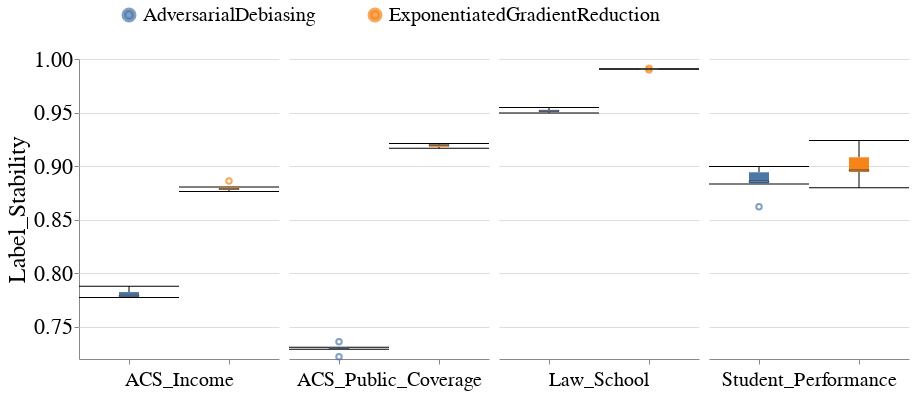

Notebook source saved alongside this figure:
### Code cell
create_dataset_box_plots_for_diff_interventions(all_subgroup_metrics_df,
                                                model_type='In-processing',
                                                metric_name='Label_Stability',
                                                vals_to_replace=vals_to_replace)

### Figure 1 — Vega-Lite specification as saved in the notebook (floating-point values rounded to 4 significant figures)
{"config": {"view": {"continuousWidth": 400, "continuousHeight": 300, "stroke": null}, "axis": {"labelFontSize": 22, "labelFontWeight": "normal", "titleFontSize": 24, "titleFontWeight": "normal"}, "facet": {"spacing": 10}, "header": {"labelFontSize": 20, "labelOrient": "bottom", "labelPadding": 5, "titleFontSize": 20}, "legend": {"columns": 5, "direction": "horizontal", "labelFontSize": 20, "labelLimit": 400, "orient": "top", "symbolOffset": 40, "symbolStrokeWidth": 5, "titleAnchor": "middle", "titleFontSize": 22, "titleLimit": 300}, "title": {"fontSize": 20}}, "data": {"name": "data-27f9c772a748a5e9fb8a9c289ff772be"}, "mark": {"type": "boxplot", "median": {"stroke": "black", "strokeWidth": 0.7}, "size": 20, "ticks": true}, "encoding": {"color": {"field": "Fairness_Intervention", "sort": ["Baseline", "LFR", "DIR", "AdversarialDebiasing", "ExponentiatedGradientReduction", "EqOddsPostprocessing", "ROC"], "title": null, "type": "nominal"}, "column": {"field": "Dataset_Name", "sort": ["Folktables_GA_2018_Income", "Folktables_CA_2018_Public_CoverageLaw_School", "Student_Performance_Por"], "title": null, "type": "nominal"}, "x": {"axis": {"labels": false}, "field": "Fairness_Intervention", "sort": ["Baseline", "LFR", "DIR", "AdversarialDebiasing", "ExponentiatedGradientReduction", "EqOddsPostprocessing", "ROC"], "title": null, "type": "nominal"}, "y": {"field": "Metric_Value", "scale": {"nice": true, "zero": false}, "title": "Label_Stability", "type": "quantitative"}}, "resolve": {"scale": {"x": "independent"}}, "width": 200, "$schema": "https://vega.github.io/schema/vega-lite/v4.17.0.json", "datasets": {"data-27f9c772a748a5e9fb8a9c289ff772be": [{"Metric": "Label_Stability", "Model_Name": "In-processing", "Dataset_Name": "ACS_Income", "Num_Estimators": 200, "Record_Create_Date_Time": "2024-01-09T05:27:00.532000", "Session_Uuid": "bbba3cc4-760b-4e93-bb97-3a2077202cce", "Experiment_Iteration": "Exp_iter_2", "Dataset_Split_Seed": 200, "Fair_Intervention_Params_Lst": "['debiased_classifier']", "Intervention_Param": "debiased_classifier", "Subgroup": "overall", "Metric_Value": 0.7835, "Fairness_Intervention": "AdversarialDebiasing"}, {"Metric": "Label_Stability", "Model_Name": "In-processing", "Dataset_Name": "ACS_Income", "Num_Estimators": 200, "Record_Create_Date_Time": "2024-01-09T05:31:31.315000", "Session_Uuid": "bbba3cc4-760b-4e93-bb97-3a2077202cce", "Experiment_Iteration": "Exp_iter_5", "Dataset_Split_Seed": 500, "Fair_Intervention_Params_Lst": "['debiased_classifier']", "Intervention_Param": "debiased_classifier", "Subgroup": "overall", "Metric_Value": 0.7774, "Fairness_Intervention": "AdversarialDebiasing"}, {"Metric": "Label_Stability", "Model_Name": "In-processing", "Dataset_Name": "ACS_Income", "Num_Estimators": 200, "Record_Create_Date_Time": "2024-01-09T05:32:46.889000", "Session_Uuid": "bbba3cc4-760b-4e93-bb97-3a2077202cce", "Experiment_Iteration": "Exp_iter_6", "Dataset_Split_Seed": 600, "Fair_Intervention_Params_Lst": "['debiased_classifier']", "Intervention_Param": "debiased_classifier", "Subgroup": "overall", "Metric_Value": 0.7785, "Fairness_Intervention": "AdversarialDebiasing"}, {"Metric": "Label_Stability", "Model_Name": "In-processing", "Dataset_Name": "ACS_Income", "Num_Estimators": 200, "Record_Create_Date_Time": "2024-01-09T05:52:13.722000", "Session_Uuid": "bbba3cc4-760b-4e93-bb97-3a2077202cce", "Experiment_Iteration": "Exp_iter_3", "Dataset_Split_Seed": 300, "Fair_Intervention_Params_Lst": "['debiased_classifier']", "Intervention_Param": "debiased_classifier", "Subgroup": "overall", "Metric_Value": 0.7878, "Fairness_Intervention": "AdversarialDebiasing"}, {"Metric": "Label_Stability", "Model_Name": "In-processing", "Dataset_Name": "ACS_Income", "Num_Estimators": 200, "Record_Create_Date_Time": "2024-01-09T05:53:39.321000", "Session_Uuid": "bbba3cc4-760b-4e93-bb97-3a2077202cce", "Experiment_Iteration": "Exp_iter_4", "Dataset_Split_Seed": 400, "Fair_Intervention_Params_Lst": "['debiased_classifier']", "Intervention_Param": "debiased_classifier", "Subgroup": "overall", "Metric_Value": 0.7794, "Fairness_Intervention": "AdversarialDebiasing"}, {"Metric": "Label_Stability", "Model_Name": "In-processing", "Dataset_Name": "ACS_Income", "Num_Estimators": 200, "Record_Create_Date_Time": "2024-01-09T05:55:25.477000", "Session_Uuid": "bbba3cc4-760b-4e93-bb97-3a2077202cce", "Experiment_Iteration": "Exp_iter_1", "Dataset_Split_Seed": 100, "Fair_Intervention_Params_Lst": "['debiased_classifier']", "Intervention_Param": "debiased_classifier", "Subgroup": "overall", "Metric_Value": 0.7778, "Fairness_Intervention": "AdversarialDebiasing"}, {"Metric": "Label_Stability", "Model_Name": "In-processing", "Dataset_Name": "ACS_Income", "Num_Estimators": 200, "Record_Create_Date_Time": "2024-01-10T01:55:19.348000", "Session_Uuid": "9c5d2ffc-834e-4a7d-abc0-49dd26950c6d", "Experiment_Iteration": "Exp_iter_1", "Dataset_Split_Seed": 100, "Fair_Intervention_Params_Lst": "['DemographicParity']", "Intervention_Param": "DemographicParity", "Subgroup": "overall", "Metric_Value": 0.8782, "Fairness_Intervention": "ExponentiatedGradientReduction"}, {"Metric": "Label_Stability", "Model_Name": "In-processing", "Dataset_Name": "ACS_Income", "Num_Estimators": 200, "Record_Create_Date_Time": "2024-01-10T01:56:33.594000", "Session_Uuid": "9c5d2ffc-834e-4a7d-abc0-49dd26950c6d", "Experiment_Iteration": "Exp_iter_2", "Dataset_Split_Seed": 200, "Fair_Intervention_Params_Lst": "['DemographicParity']", "Intervention_Param": "DemographicParity", "Subgroup": "overall", "Metric_Value": 0.8778, "Fairness_Intervention": "ExponentiatedGradientReduction"}, {"Metric": "Label_Stability", "Model_Name": "In-processing", "Dataset_Name": "ACS_Income", "Num_Estimators": 200, "Record_Create_Date_Time": "2024-01-10T01:57:19.735000", "Session_Uuid": "9c5d2ffc-834e-4a7d-abc0-49dd26950c6d", "Experiment_Iteration": "Exp_iter_5", "Dataset_Split_Seed": 500, "Fair_Intervention_Params_Lst": "['DemographicParity']", "Intervention_Param": "DemographicParity", "Subgroup": "overall", "Metric_Value": 0.8764, "Fairness_Intervention": "ExponentiatedGradientReduction"}, {"Metric": "Label_Stability", "Model_Name": "In-processing", "Dataset_Name": "ACS_Income", "Num_Estimators": 200, "Record_Create_Date_Time": "2024-01-10T01:57:22.740000", "Session_Uuid": "9c5d2ffc-834e-4a7d-abc0-49dd26950c6d", "Experiment_Iteration": "Exp_iter_3", "Dataset_Split_Seed": 300, "Fair_Intervention_Params_Lst": "['DemographicParity']", "Intervention_Param": "DemographicParity", "Subgroup": "overall", "Metric_Value": 0.8805, "Fairness_Intervention": "ExponentiatedGradientReduction"}, {"Metric": "Label_Stability", "Model_Name": "In-processing", "Dataset_Name": "ACS_Income", "Num_Estimators": 200, "Record_Create_Date_Time": "2024-01-10T01:58:03.236000", "Session_Uuid": "9c5d2ffc-834e-4a7d-abc0-49dd26950c6d", "Experiment_Iteration": "Exp_iter_6", "Dataset_Split_Seed": 600, "Fair_Intervention_Params_Lst": "['DemographicParity']", "Intervention_Param": "DemographicParity", "Subgroup": "overall", "Metric_Value": 0.8793, "Fairness_Intervention": "ExponentiatedGradientReduction"}, {"Metric": "Label_Stability", "Model_Name": "In-processing", "Dataset_Name": "ACS_Income", "Num_Estimators": 200, "Record_Create_Date_Time": "2024-01-10T01:58:38.502000", "Session_Uuid": "9c5d2ffc-834e-4a7d-abc0-49dd26950c6d", "Experiment_Iteration": "Exp_iter_4", "Dataset_Split_Seed": 400, "Fair_Intervention_Params_Lst": "['DemographicParity']", "Intervention_Param": "DemographicParity", "Subgroup": "overall", "Metric_Value": 0.8861, "Fairness_Intervention": "ExponentiatedGradientReduction"}, {"Metric": "Label_Stability", "Model_Name": "In-processing", "Dataset_Name": "ACS_Public_Coverage", "Num_Estimators": 200, "Record_Create_Date_Time": "2024-01-09T04:41:49.967000", "Session_Uuid": "bf843ff8-62e9-4aac-83bc-d805e3299fdc", "Experiment_Iteration": "Exp_iter_1", "Dataset_Split_Seed": 100, "Fair_Intervention_Params_Lst": "['debiased_classifier']", "Intervention_Param": "debiased_classifier", "Subgroup": "overall", "Metric_Value": 0.7291, "Fairness_Intervention": "AdversarialDebiasing"}, {"Metric": "Label_Stability", "Model_Name": "In-processing", "Dataset_Name": "ACS_Public_Coverage", "Num_Estimators": 200, "Record_Create_Date_Time": "2024-01-09T04:42:00.003000", "Session_Uuid": "bf843ff8-62e9-4aac-83bc-d805e3299fdc", "Experiment_Iteration": "Exp_iter_2", "Dataset_Split_Seed": 200, "Fair_Intervention_Params_Lst": "['debiased_classifier']", "Intervention_Param": "debiased_classifier", "Subgroup": "overall", "Metric_Value": 0.7221, "Fairness_Intervention": "AdversarialDebiasing"}, {"Metric": "Label_Stability", "Model_Name": "In-processing", "Dataset_Name": "ACS_Public_Coverage", "Num_Estimators": 200, "Record_Create_Date_Time": "2024-01-09T04:42:27.582000", "Session_Uuid": "bf843ff8-62e9-4aac-83bc-d805e3299fdc", "Experiment_Iteration": "Exp_iter_5", "Dataset_Split_Seed": 500, "Fair_Intervention_Params_Lst": "['debiased_classifier']", "Intervention_Param": "debiased_classifier", "Subgroup": "overall", "Metric_Value": 0.7295, "Fairness_Intervention": "AdversarialDebiasing"}, {"Metric": "Label_Stability", "Model_Name": "In-processing", "Dataset_Name": "ACS_Public_Coverage", "Num_Estimators": 200, "Record_Create_Date_Time": "2024-01-09T04:42:58.785000", "Session_Uuid": "bf843ff8-62e9-4aac-83bc-d805e3299fdc", "Experiment_Iteration": "Exp_iter_3", "Dataset_Split_Seed": 300, "Fair_Intervention_Params_Lst": "['debiased_classifier']", "Intervention_Param": "debiased_classifier", "Subgroup": "overall", "Metric_Value": 0.731, "Fairness_Intervention": "AdversarialDebiasing"}, {"Metric": "Label_Stability", "Model_Name": "In-processing", "Dataset_Name": "ACS_Public_Coverage", "Num_Estimators": 200, "Record_Create_Date_Time": "2024-01-09T04:45:07.355000", "Session_Uuid": "bf843ff8-62e9-4aac-83bc-d805e3299fdc", "Experiment_Iteration": "Exp_iter_4", "Dataset_Split_Seed": 400, "Fair_Intervention_Params_Lst": "['debiased_classifier']", "Intervention_Param": "debiased_classifier", "Subgroup": "overall", "Metric_Value": 0.7361, "Fairness_Intervention": "AdversarialDebiasing"}, {"Metric": "Label_Stability", "Model_Name": "In-processing", "Dataset_Name": "ACS_Public_Coverage", "Num_Estimators": 200, "Record_Create_Date_Time": "2024-01-09T04:45:59.125000", "Session_Uuid": "bf843ff8-62e9-4aac-83bc-d805e3299fdc", "Experiment_Iteration": "Exp_iter_6", "Dataset_Split_Seed": 600, "Fair_Intervention_Params_Lst": "['debiased_classifier']", "Intervention_Param": "debiased_classifier", "Subgroup": "overall", "Metric_Value": 0.7291, "Fairness_Intervention": "AdversarialDebiasing"}, {"Metric": "Label_Stability", "Model_Name": "In-processing", "Dataset_Name": "ACS_Public_Coverage", "Num_Estimators": 200, "Record_Create_Date_Time": "2024-01-10T01:55:54.730000", "Session_Uuid": "dffb2122-b870-40d5-92b2-f0f6bfb730f0", "Experiment_Iteration": "Exp_iter_5", "Dataset_Split_Seed": 500, "Fair_Intervention_Params_Lst": "['DemographicParity']", "Intervention_Param": "DemographicParity", "Subgroup": "overall", "Metric_Value": 0.9211, "Fairness_Intervention": "ExponentiatedGradientReduction"}, {"Metric": "Label_Stability", "Model_Name": "In-processing", "Dataset_Name": "ACS_Public_Coverage", "Num_Estimators": 200, "Record_Create_Date_Time": "2024-01-10T01:56:43.095000", "Session_Uuid": "dffb2122-b870-40d5-92b2-f0f6bfb730f0", "Experiment_Iteration": "Exp_iter_1", "Dataset_Split_Seed": 100, "Fair_Intervention_Params_Lst": "['DemographicParity']", "Intervention_Param": "DemographicParity", "Subgroup": "overall", "Metric_Value": 0.9197, "Fairness_Intervention": "ExponentiatedGradientReduction"}, {"Metric": "Label_Stability", "Model_Name": "In-processing", "Dataset_Name": "ACS_Public_Coverage", "Num_Estimators": 200, "Record_Create_Date_Time": "2024-01-10T01:57:21.255000", "Session_Uuid": "dffb2122-b870-40d5-92b2-f0f6bfb730f0", "Experiment_Iteration": "Exp_iter_2", "Dataset_Split_Seed": 200, "Fair_Intervention_Params_Lst": "['DemographicParity']", "Intervention_Param": "DemographicParity", "Subgroup": "overall", "Metric_Value": 0.9174, "Fairness_Intervention": "ExponentiatedGradientReduction"}, {"Metric": "Label_Stability", "Model_Name": "In-processing", "Dataset_Name": "ACS_Public_Coverage", "Num_Estimators": 200, "Record_Create_Date_Time": "2024-01-10T01:58:51.728000", "Session_Uuid": "dffb2122-b870-40d5-92b2-f0f6bfb730f0", "Experiment_Iteration": "Exp_iter_3", "Dataset_Split_Seed": 300, "Fair_Intervention_Params_Lst": "['DemographicParity']", "Intervention_Param": "DemographicParity", "Subgroup": "overall", "Metric_Value": 0.9197, "Fairness_Intervention": "ExponentiatedGradientReduction"}, {"Metric": "Label_Stability", "Model_Name": "In-processing", "Dataset_Name": "ACS_Public_Coverage", "Num_Estimators": 200, "Record_Create_Date_Time": "2024-01-10T01:59:08.384000", "Session_Uuid": "dffb2122-b870-40d5-92b2-f0f6bfb730f0", "Experiment_Iteration": "Exp_iter_6", "Dataset_Split_Seed": 600, "Fair_Intervention_Params_Lst": "['DemographicParity']", "Intervention_Param": "DemographicParity", "Subgroup": "overall", "Metric_Value": 0.9167, "Fairness_Intervention": "ExponentiatedGradientReduction"}, {"Metric": "Label_Stability", "Model_Name": "In-processing", "Dataset_Name": "ACS_Public_Coverage", "Num_Estimators": 200, "Record_Create_Date_Time": "2024-01-10T02:00:05.277000", "Session_Uuid": "dffb2122-b870-40d5-92b2-f0f6bfb730f0", "Experiment_Iteration": "Exp_iter_4", "Dataset_Split_Seed": 400, "Fair_Intervention_Params_Lst": "['DemographicParity']", "Intervention_Param": "DemographicParity", "Subgroup": "overall", "Metric_Value": 0.9202, "Fairness_Intervention": "ExponentiatedGradientReduction"}, {"Metric": "Label_Stability", "Model_Name": "In-processing", "Dataset_Name": "Law_School", "Num_Estimators": 200, "Record_Create_Date_Time": "2024-01-09T03:57:21.969000", "Session_Uuid": "594152d2-738f-43f3-87ac-e98b98a17b4a", "Experiment_Iteration": "Exp_iter_1", "Dataset_Split_Seed": 100, "Fair_Intervention_Params_Lst": "['debiased_classifier']", "Intervention_Param": "debiased_classifier", "Subgroup": "overall", "Metric_Value": 0.9524, "Fairness_Intervention": "AdversarialDebiasing"}, {"Metric": "Label_Stability", "Model_Name": "In-processing", "Dataset_Name": "Law_School", "Num_Estimators": 200, "Record_Create_Date_Time": "2024-01-09T04:51:28.720000", "Session_Uuid": "594152d2-738f-43f3-87ac-e98b98a17b4a", "Experiment_Iteration": "Exp_iter_4", "Dataset_Split_Seed": 400, "Fair_Intervention_Params_Lst": "['debiased_classifier']", "Intervention_Param": "debiased_classifier", "Subgroup": "overall", "Metric_Value": 0.9519, "Fairness_Intervention": "AdversarialDebiasing"}, {"Metric": "Label_Stability", "Model_Name": "In-processing", "Dataset_Name": "Law_School", "Num_Estimators": 200, "Record_Create_Date_Time": "2024-01-09T04:54:51.750000", "Session_Uuid": "594152d2-738f-43f3-87ac-e98b98a17b4a", "Experiment_Iteration": "Exp_iter_3", "Dataset_Split_Seed": 300, "Fair_Intervention_Params_Lst": "['debiased_classifier']", "Intervention_Param": "debiased_classifier", "Subgroup": "overall", "Metric_Value": 0.95, "Fairness_Intervention": "AdversarialDebiasing"}, {"Metric": "Label_Stability", "Model_Name": "In-processing", "Dataset_Name": "Law_School", "Num_Estimators": 200, "Record_Create_Date_Time": "2024-01-09T04:55:09.074000", "Session_Uuid": "594152d2-738f-43f3-87ac-e98b98a17b4a", "Experiment_Iteration": "Exp_iter_2", "Dataset_Split_Seed": 200, "Fair_Intervention_Params_Lst": "['debiased_classifier']", "Intervention_Param": "debiased_classifier", "Subgroup": "overall", "Metric_Value": 0.9548, "Fairness_Intervention": "AdversarialDebiasing"}, {"Metric": "Label_Stability", "Model_Name": "In-processing", "Dataset_Name": "Law_School", "Num_Estimators": 200, "Record_Create_Date_Time": "2024-01-09T04:57:17.249000", "Session_Uuid": "594152d2-738f-43f3-87ac-e98b98a17b4a", "Experiment_Iteration": "Exp_iter_6", "Dataset_Split_Seed": 600, "Fair_Intervention_Params_Lst": "['debiased_classifier']", "Intervention_Param": "debiased_classifier", "Subgroup": "overall", "Metric_Value": 0.9495, "Fairness_Intervention": "AdversarialDebiasing"}, {"Metric": "Label_Stability", "Model_Name": "In-processing", "Dataset_Name": "Law_School", "Num_Estimators": 200, "Record_Create_Date_Time": "2024-01-09T04:59:04.883000", "Session_Uuid": "594152d2-738f-43f3-87ac-e98b98a17b4a", "Experiment_Iteration": "Exp_iter_5", "Dataset_Split_Seed": 500, "Fair_Intervention_Params_Lst": "['debiased_classifier']", "Intervention_Param": "debiased_classifier", "Subgroup": "overall", "Metric_Value": 0.9514, "Fairness_Intervention": "AdversarialDebiasing"}, {"Metric": "Label_Stability", "Model_Name": "In-processing", "Dataset_Name": "Law_School", "Num_Estimators": 200, "Record_Create_Date_Time": "2024-01-10T01:45:38.898000", "Session_Uuid": "5a766803-decf-487f-bc23-bade50373a6e", "Experiment_Iteration": "Exp_iter_1", "Dataset_Split_Seed": 100, "Fair_Intervention_Params_Lst": "['DemographicParity']", "Intervention_Param": "DemographicParity", "Subgroup": "overall", "Metric_Value": 0.9909, "Fairness_Intervention": "ExponentiatedGradientReduction"}, {"Metric": "Label_Stability", "Model_Name": "In-processing", "Dataset_Name": "Law_School", "Num_Estimators": 200, "Record_Create_Date_Time": "2024-01-10T01:46:51.221000", "Session_Uuid": "5a766803-decf-487f-bc23-bade50373a6e", "Experiment_Iteration": "Exp_iter_2", "Dataset_Split_Seed": 200, "Fair_Intervention_Params_Lst": "['DemographicParity']", "Intervention_Param": "DemographicParity", "Subgroup": "overall", "Metric_Value": 0.9906, "Fairness_Intervention": "ExponentiatedGradientReduction"}, {"Metric": "Label_Stability", "Model_Name": "In-processing", "Dataset_Name": "Law_School", "Num_Estimators": 200, "Record_Create_Date_Time": "2024-01-10T01:47:07.234000", "Session_Uuid": "5a766803-decf-487f-bc23-bade50373a6e", "Experiment_Iteration": "Exp_iter_3", "Dataset_Split_Seed": 300, "Fair_Intervention_Params_Lst": "['DemographicParity']", "Intervention_Param": "DemographicParity", "Subgroup": "overall", "Metric_Value": 0.9908, "Fairness_Intervention": "ExponentiatedGradientReduction"}, {"Metric": "Label_Stability", "Model_Name": "In-processing", "Dataset_Name": "Law_School", "Num_Estimators": 200, "Record_Create_Date_Time": "2024-01-10T01:47:28.245000", "Session_Uuid": "5a766803-decf-487f-bc23-bade50373a6e", "Experiment_Iteration": "Exp_iter_4", "Dataset_Split_Seed": 400, "Fair_Intervention_Params_Lst": "['DemographicParity']", "Intervention_Param": "DemographicParity", "Subgroup": "overall", "Metric_Value": 0.9915, "Fairness_Intervention": "ExponentiatedGradientReduction"}, {"Metric": "Label_Stability", "Model_Name": "In-processing", "Dataset_Name": "Law_School", "Num_Estimators": 200, "Record_Create_Date_Time": "2024-01-10T01:47:57.452000", "Session_Uuid": "5a766803-decf-487f-bc23-bade50373a6e", "Experiment_Iteration": "Exp_iter_5", "Dataset_Split_Seed": 500, "Fair_Intervention_Params_Lst": "['DemographicParity']", "Intervention_Param": "DemographicParity", "Subgroup": "overall", "Metric_Value": 0.9898, "Fairness_Intervention": "ExponentiatedGradientReduction"}, {"Metric": "Label_Stability", "Model_Name": "In-processing", "Dataset_Name": "Law_School", "Num_Estimators": 200, "Record_Create_Date_Time": "2024-01-10T01:48:30.807000", "Session_Uuid": "5a766803-decf-487f-bc23-bade50373a6e", "Experiment_Iteration": "Exp_iter_6", "Dataset_Split_Seed": 600, "Fair_Intervention_Params_Lst": "['DemographicParity']", "Intervention_Param": "DemographicParity", "Subgroup": "overall", "Metric_Value": 0.9905, "Fairness_Intervention": "ExponentiatedGradientReduction"}, {"Metric": "Label_Stability", "Model_Name": "In-processing", "Dataset_Name": "Student_Performance", "Num_Estimators": 200, "Record_Create_Date_Time": "2024-01-09T01:28:24.770000", "Session_Uuid": "7bd775d4-0821-4711-8eed-902c990fbc94", "Experiment_Iteration": "Exp_iter_1", "Dataset_Split_Seed": 100, "Fair_Intervention_Params_Lst": "['debiased_classifier']", "Intervention_Param": "debiased_classifier", "Subgroup": "overall", "Metric_Value": 0.8621, "Fairness_Intervention": "AdversarialDebiasing"}, {"Metric": "Label_Stability", "Model_Name": "In-processing", "Dataset_Name": "Student_Performance", "Num_Estimators": 200, "Record_Create_Date_Time": "2024-01-09T02:10:45.225000", "Session_Uuid": "7bd775d4-0821-4711-8eed-902c990fbc94", "Experiment_Iteration": "Exp_iter_2", "Dataset_Split_Seed": 200, "Fair_Intervention_Params_Lst": "['debiased_classifier']", "Intervention_Param": "debiased_classifier", "Subgroup": "overall", "Metric_Value": 0.8833, "Fairness_Intervention": "AdversarialDebiasing"}, {"Metric": "Label_Stability", "Model_Name": "In-processing", "Dataset_Name": "Student_Performance", "Num_Estimators": 200, "Record_Create_Date_Time": "2024-01-09T02:13:32.013000", "Session_Uuid": "7bd775d4-0821-4711-8eed-902c990fbc94", "Experiment_Iteration": "Exp_iter_3", "Dataset_Split_Seed": 300, "Fair_Intervention_Params_Lst": "['debiased_classifier']", "Intervention_Param": "debiased_classifier", "Subgroup": "overall", "Metric_Value": 0.8872, "Fairness_Intervention": "AdversarialDebiasing"}, {"Metric": "Label_Stability", "Model_Name": "In-processing", "Dataset_Name": "Student_Performance", "Num_Estimators": 200, "Record_Create_Date_Time": "2024-01-09T02:15:40.050000", "Session_Uuid": "7bd775d4-0821-4711-8eed-902c990fbc94", "Experiment_Iteration": "Exp_iter_4", "Dataset_Split_Seed": 400, "Fair_Intervention_Params_Lst": "['debiased_classifier']", "Intervention_Param": "debiased_classifier", "Subgroup": "overall", "Metric_Value": 0.8966, "Fairness_Intervention": "AdversarialDebiasing"}, {"Metric": "Label_Stability", "Model_Name": "In-processing", "Dataset_Name": "Student_Performance", "Num_Estimators": 200, "Record_Create_Date_Time": "2024-01-09T02:16:09.051000", "Session_Uuid": "7bd775d4-0821-4711-8eed-902c990fbc94", "Experiment_Iteration": "Exp_iter_6", "Dataset_Split_Seed": 600, "Fair_Intervention_Params_Lst": "['debiased_classifier']", "Intervention_Param": "debiased_classifier", "Subgroup": "overall", "Metric_Value": 0.8841, "Fairness_Intervention": "AdversarialDebiasing"}, {"Metric": "Label_Stability", "Model_Name": "In-processing", "Dataset_Name": "Student_Performance", "Num_Estimators": 200, "Record_Create_Date_Time": "2024-01-09T02:21:58.869000", "Session_Uuid": "7bd775d4-0821-4711-8eed-902c990fbc94", "Experiment_Iteration": "Exp_iter_5", "Dataset_Split_Seed": 500, "Fair_Intervention_Params_Lst": "['debiased_classifier']", "Intervention_Param": "debiased_classifier", "Subgroup": "overall", "Metric_Value": 0.8996, "Fairness_Intervention": "AdversarialDebiasing"}, {"Metric": "Label_Stability", "Model_Name": "In-processing", "Dataset_Name": "Student_Performance", "Num_Estimators": 200, "Record_Create_Date_Time": "2024-01-10T01:25:29.014000", "Session_Uuid": "65f39387-1ed2-4e6d-9670-ae8c552a0f65", "Experiment_Iteration": "Exp_iter_1", "Dataset_Split_Seed": 100, "Fair_Intervention_Params_Lst": "['DemographicParity']", "Intervention_Param": "DemographicParity", "Subgroup": "overall", "Metric_Value": 0.8798, "Fairness_Intervention": "ExponentiatedGradientReduction"}, {"Metric": "Label_Stability", "Model_Name": "In-processing", "Dataset_Name": "Student_Performance", "Num_Estimators": 200, "Record_Create_Date_Time": "2024-01-10T01:27:36.629000", "Session_Uuid": "65f39387-1ed2-4e6d-9670-ae8c552a0f65", "Experiment_Iteration": "Exp_iter_2", "Dataset_Split_Seed": 200, "Fair_Intervention_Params_Lst": "['DemographicParity']", "Intervention_Param": "DemographicParity", "Subgroup": "overall", "Metric_Value": 0.8949, "Fairness_Intervention": "ExponentiatedGradientReduction"}, {"Metric": "Label_Stability", "Model_Name": "In-processing", "Dataset_Name": "Student_Performance", "Num_Estimators": 200, "Record_Create_Date_Time": "2024-01-10T01:29:40.063000", "Session_Uuid": "65f39387-1ed2-4e6d-9670-ae8c552a0f65", "Experiment_Iteration": "Exp_iter_3", "Dataset_Split_Seed": 300, "Fair_Intervention_Params_Lst": "['DemographicParity']", "Intervention_Param": "DemographicParity", "Subgroup": "overall", "Metric_Value": 0.8973, "Fairness_Intervention": "ExponentiatedGradientReduction"}, {"Metric": "Label_Stability", "Model_Name": "In-processing", "Dataset_Name": "Student_Performance", "Num_Estimators": 200, "Record_Create_Date_Time": "2024-01-10T01:31:44.519000", "Session_Uuid": "65f39387-1ed2-4e6d-9670-ae8c552a0f65", "Experiment_Iteration": "Exp_iter_4", "Dataset_Split_Seed": 400, "Fair_Intervention_Params_Lst": "['DemographicParity']", "Intervention_Param": "DemographicParity", "Subgroup": "overall", "Metric_Value": 0.9239, "Fairness_Intervention": "ExponentiatedGradientReduction"}, {"Metric": "Label_Stability", "Model_Name": "In-processing", "Dataset_Name": "Student_Performance", "Num_Estimators": 200, "Record_Create_Date_Time": "2024-01-10T01:33:56.060000", "Session_Uuid": "65f39387-1ed2-4e6d-9670-ae8c552a0f65", "Experiment_Iteration": "Exp_iter_5", "Dataset_Split_Seed": 500, "Fair_Intervention_Params_Lst": "['DemographicParity']", "Intervention_Param": "DemographicParity", "Subgroup": "overall", "Metric_Value": 0.9119, "Fairness_Intervention": "ExponentiatedGradientReduction"}, {"Metric": "Label_Stability", "Model_Name": "In-processing", "Dataset_Name": "Student_Performance", "Num_Estimators": 200, "Record_Create_Date_Time": "2024-01-10T01:36:03.219000", "Session_Uuid": "65f39387-1ed2-4e6d-9670-ae8c552a0f65", "Experiment_Iteration": "Exp_iter_6", "Dataset_Split_Seed": 600, "Fair_Intervention_Params_Lst": "['DemographicParity']", "Intervention_Param": "DemographicParity", "Subgroup": "overall", "Metric_Value": 0.8944, "Fairness_Intervention": "ExponentiatedGradientReduction"}]}}
